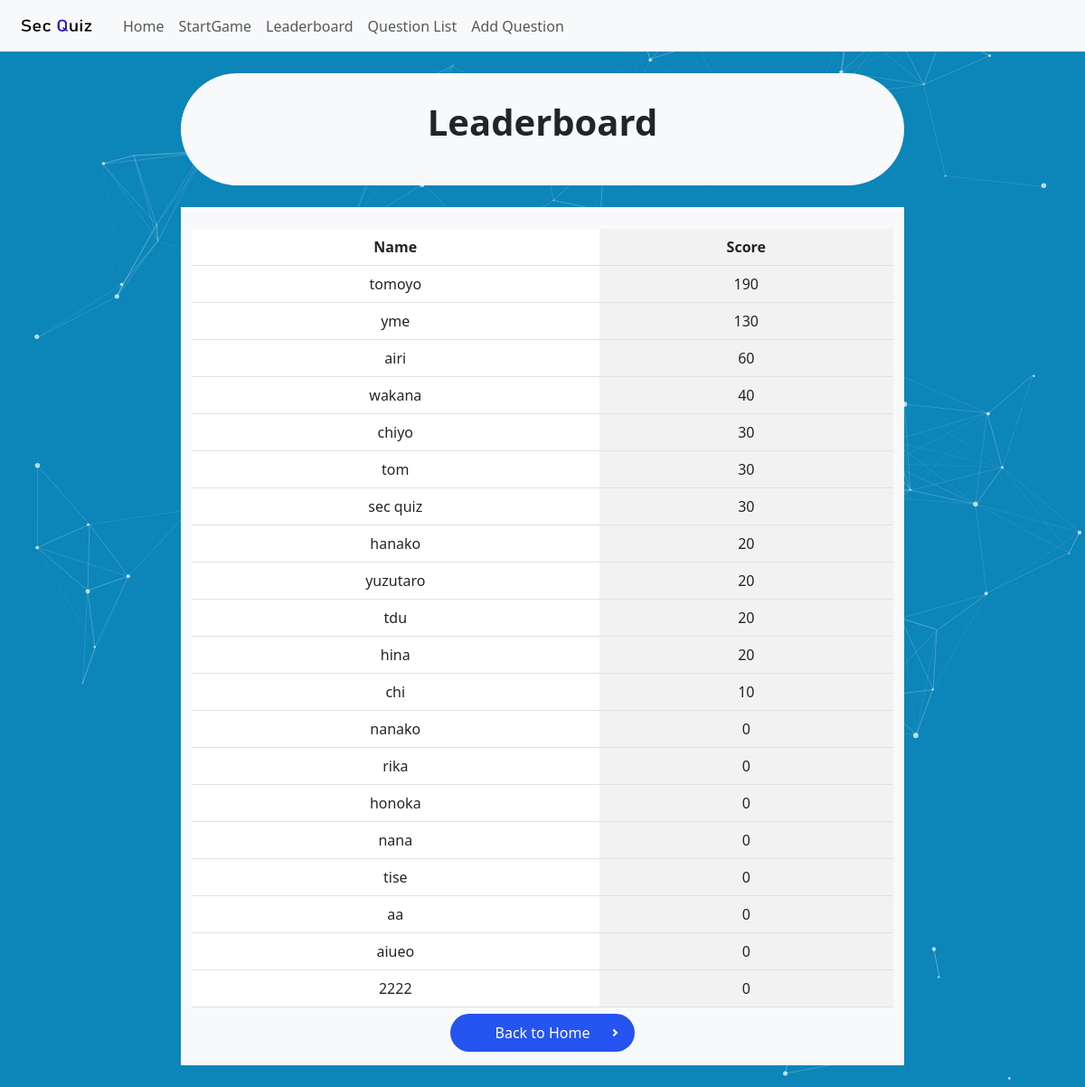
The page /leaderboard_user on the database its author committed.
### app.py (models this page shows)
class Player(db.Model):
    id = db.Column(db.Integer, primary_key=True)
    name = db.Column(db.String(50), unique=True, nullable=False)
    score = db.Column(db.Integer, default=0)

### app.py (the view)
@app.route("/leaderboard_user")
def leaderboard_user():
    players = Player.query.order_by(Player.score.desc()).all()
    return render_template("user/leaderboard.html", players=players)

### templates/user/leaderboard.html
{% extends 'base.html' %}
{% block body %}
<div id="particles-js"></div>
<link rel="stylesheet" href="../../static/css/background.css">
<link rel="stylesheet" href="../../static/css/yajirusi_button.css">
<nav class="navbar navbar-expand-lg bg-body-tertiary">
    <div class="container-fluid">
        <a class="navbar-brand" href="/user">
            <img src="../../static/image/secquiz_logo.png" alt="Logo" width="100" height="30"
                class="d-inline-block align-text-top">
        </a>
        <div class="collapse navbar-collapse" id="navbarNav">
            <ul class="navbar-nav">
                <li class="nav-item">
                    <a class="nav-link" aria-current="page" href="/user">Home</a>
                </li>
                <li class="nav-item">
                    <a class="nav-link" href="/start_game">StartGame</a>
                </li>
                <li class="nav-item">
                    <a class="nav-link" href="/leaderboard">Leaderboard</a>
                </li>
                <li class="nav-item">
                    <a class="nav-link" href="/questions_user">Question List</a>
                </li>
                <li class="nav-item">
                    <a class="nav-link" href="/add_question_form">Add Question</a>
                </li>
            </ul>
        </div>
    </div>
</nav><br>
<div class="container-sm bg-light rounded-pill" style="width: 800px;"><br>
    <p class="fs-1 fw-bold text-center">Leaderboard</p><br>
</div><br>
<div class="container-sm bg-light text-center" style="width: 800px;"><br>
    <div class="">
        <table class="table table-striped-columns">
            <tr>
                <th>Name</th>
                <th>Score</th>
            </tr>
            {% for player in players %}
            <tr>
                <td>{{ player.name }}</td>
                <td>{{ player.score }}</td>
            </tr>
            {% endfor %}
        </table>
    </div>
    <div class="">
        <a href="/user" class="button mb_top">Back to Home</a>
    </div><br>
</div><br>
{% endblock %}

### templates/base.html (shortened to what this page needs)
<!DOCTYPE html>
<html lang="ja">
<head>
  <link rel="stylesheet" href="{{ url_for('static', filename='css/bootstrap.min.css') }}" />
  <link rel="stylesheet" href="../static/css/background.css">
</head>
<body>
  {% block body %}{% endblock %}
</body>
</html>

### static/css/background.css (style rules this page uses)
a { color: #000000; }
html,body { height: 100%; }
#particles-js { position:fixed; z-index:-1; width: 100%; height: 100%; background-color:#0c85b8; }
.mb_top { margin-top: 5em; }

### static/css/yajirusi_button.css (style rules this page uses)
.button { position: relative; padding: 10px 50px; color: #fff; border-radius: 50vh; background-color: #2554f0; text-decoration: none; }
.button::after { content: ''; position: absolute; right: 20px; top: 50%; width: 6px; height: 6px; border-top: 2px solid #fff; border-right: 2px solid #fff; transform: translate(0, -50%) rotate(45deg); }

### rows shown on the page
Player: name "tomoyo", score "190"
Player: name "yme", score "130"
Player: name "airi", score "60"
Player: name "wakana", score "40"
Player: name "chiyo", score "30"
Player: name "tom", score "30"
Player: name "sec quiz", score "30"
Player: name "hanako", score "20"
Player: name "yuzutaro", score "20"
Player: name "tdu", score "20"
Player: name "hina", score "20"
Player: name "chi", score "10"
Player: name "nanako", score "0"
Player: name "rika", score "0"
Player: name "honoka", score "0"
Player: name "nana", score "0"
Player: name "tise", score "0"
Player: name "aa", score "0"
Player: name "aiueo", score "0"
Player: name "2222", score "0"
